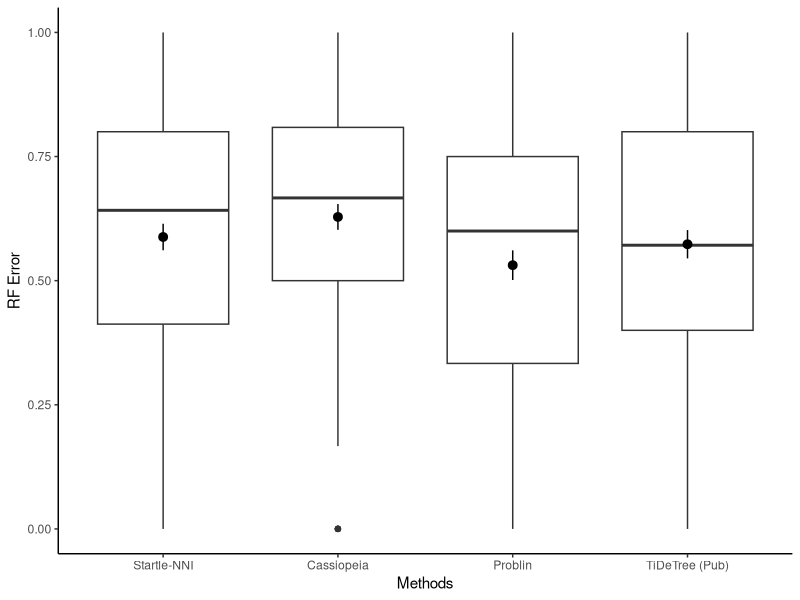
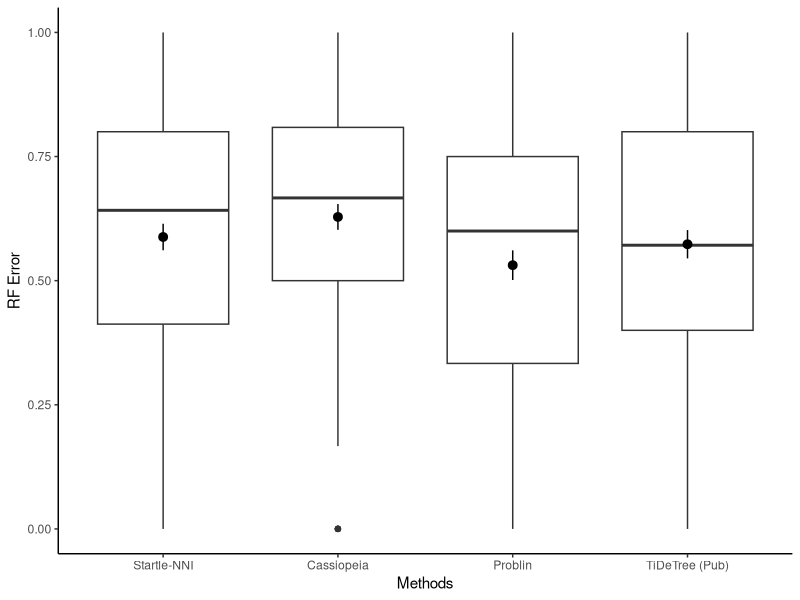

The R script that drew these images, in order:
setwd("/Users/gc3045/problin_experiments/Real_biodata/intMEMOIR/topology")

require(ggplot2)
library('stringr')
library(reshape2)

d = read.table("intMemoir_results.txt", sep=",",header=T)
length(d$Sample)

#d[d$Sample == "s5c3",]
#d[d$Sample == "s9c3",]
#head(d[order(d$NumNodes, decreasing=TRUE),], 10)

tidetree_results = read.table("all_pubtrees_scores.txt", sep=",", header=T)
samples = unique(tidetree_results$sample)
d = d[d$Sample %in% samples,]
d
length(d$Sample)


tidetree_results
tidetree_results$rf <- as.numeric(tidetree_results$rf)
#tidetree_indep = tidetree_results[tidetree_results$method == "indep",]
tidetree_pub = tidetree_results[tidetree_results$method == "pub",]

# plot RF
df <- data.frame(d$Sample, d$NumNodes, as.numeric(d$Startle_RF), as.numeric(d$CassH_RF), as.numeric(d$Problin_RF), as.numeric(tidetree_pub$rf)) #, d$NumNodes)
colnames(df) <- c("Sample", "NumNodes", "Startle-NNI", "Cassiopeia", "Problin", "TiDeTree (Pub)")
#df <- na.omit(df)
dfm <- melt(df, id.vars=c("Sample", "NumNodes"))
head(dfm)
ggplot(dfm, aes(x=variable, y=value))  + 
  geom_boxplot() +
  stat_summary() + 
  #geom_line(stat='summary') + 
  ylab("RF Error") + 
  xlab("Methods") +
  theme_classic() + 
  theme(legend.position= "none")
ggsave("intmemoir_all_rfcmp.pdf", width=8, height=5)
#ggsave("intmemoir10_rfcmp.png", width=8, height=5)

mean(df$`TiDeTree (Pub)`)
mean(df$`Cass-Hybrid`)

df <- data.frame(d$Sample, d$Startle_NLLH, d$CassH_NLLH, d$Problin_NLLH)
colnames(df) <- c("Sample", "Startle", "Cassiopeia", "Problin")
df$min <- names(df)[which.min(apply(df,MARGIN=2,min))]
df$min

df <- data.frame(d$Sample, d$Startle_WPS, d$CassH_WPS, d$Problin_WPS)
df <- na.omit(df)
colnames(df) <- c("Sample", "Startle", "Cassiopeia", "Problin")
df$min <- names(df)[which.min(apply(df,MARGIN=2,min))]
df$min

